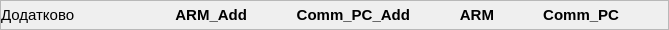
       <widget class="QFrame" name="bottomFrame">
        <property name="sizePolicy">
         <sizepolicy hsizetype="Preferred" vsizetype="Preferred">
          <horstretch>0</horstretch>
          <verstretch>0</verstretch>
         </sizepolicy>
        </property>
        <property name="minimumSize">
         <size>
          <width>0</width>
          <height>30</height>
         </size>
        </property>
        <property name="maximumSize">
         <size>
          <width>16777215</width>
          <height>30</height>
         </size>
        </property>
        <property name="frameShape">
         <enum>QFrame::StyledPanel</enum>
        </property>
        <property name="frameShadow">
         <enum>QFrame::Raised</enum>
        </property>
        <layout class="QHBoxLayout" name="horizontalLayout_3">
         <property name="spacing">
          <number>0</number>
         </property>
         <property name="leftMargin">
          <number>0</number>
         </property>
         <property name="topMargin">
          <number>0</number>
         </property>
         <property name="rightMargin">
          <number>0</number>
         </property>
         <property name="bottomMargin">
          <number>0</number>
         </property>
         <item>
          <widget class="QLabel" name="label_56">
           <property name="font">
            <font>
             <pointsize>11</pointsize>
             <italic>false</italic>
             <bold>false</bold>
            </font>
           </property>
           <property name="text">
            <string>Додатково</string>
           </property>
          </widget>
         </item>
         <item>
          <widget class="QFrame" name="horizontalFrame_3">
           <layout class="QHBoxLayout" name="horizontalLayout_20">
            <property name="spacing">
             <number>0</number>
            </property>
            <property name="leftMargin">
             <number>0</number>
            </property>
            <property name="topMargin">
             <number>0</number>
            </property>
            <property name="rightMargin">
             <number>0</number>
            </property>
            <property name="bottomMargin">
             <number>0</number>
            </property>
            <item>
             <spacer name="horizontalSpacer_19">
              <property name="orientation">
               <enum>Qt::Horizontal</enum>
              </property>
              <property name="sizeType">
               <enum>QSizePolicy::Expanding</enum>
              </property>
              <property name="sizeHint" stdset="0">
               <size>
                <width>100</width>
                <height>20</height>
               </size>
              </property>
             </spacer>
            </item>
            <item>
             <widget class="QLabel" name="label_71">
              <property name="font">
               <font>
                <pointsize>11</pointsize>
                <italic>false</italic>
                <bold>true</bold>
               </font>
              </property>
              <property name="text">
               <string>ARM_Add</string>
              </property>
              <property name="alignment">
               <set>Qt::AlignRight|Qt::AlignTrailing|Qt::AlignVCenter</set>
              </property>
             </widget>
            </item>
            <item>
             <spacer name="horizontalSpacer_44">
              <property name="orientation">
               <enum>Qt::Horizontal</enum>
              </property>
              <property name="sizeType">
               <enum>QSizePolicy::Fixed</enum>
              </property>
              <property name="sizeHint" stdset="0">
               <size>
                <width>20</width>
                <height>20</height>
               </size>
              </property>
             </spacer>
            </item>
            <item>
             <widget class="QLabel" name="labelConnectionAddARM">
              <property name="maximumSize">
               <size>
                <width>12</width>
                <height>12</height>
               </size>
              </property>
              <property name="font">
               <font>
                <pointsize>11</pointsize>
                <italic>false</italic>
                <bold>true</bold>
               </font>
              </property>
              <property name="text">
               <string/>
              </property>
              <property name="pixmap">
               <pixmap>:/images/yellow_dot.png</pixmap>
              </property>
              <property name="scaledContents">
               <bool>true</bool>
              </property>
              <property name="alignment">
               <set>Qt::AlignLeading|Qt::AlignLeft|Qt::AlignVCenter</set>
              </property>
             </widget>
            </item>
            <item>
             <spacer name="horizontalSpacer_45">
              <property name="orientation">
               <enum>Qt::Horizontal</enum>
              </property>
              <property name="sizeType">
               <enum>QSizePolicy::Fixed</enum>
              </property>
              <property name="sizeHint" stdset="0">
               <size>
                <width>20</width>
                <height>20</height>
               </size>
              </property>
             </spacer>
            </item>
            <item>
             <widget class="QLabel" name="label_73">
              <property name="sizePolicy">
               <sizepolicy hsizetype="Preferred" vsizetype="Preferred">
                <horstretch>0</horstretch>
                <verstretch>0</verstretch>
               </sizepolicy>
              </property>
              <property name="font">
               <font>
                <pointsize>11</pointsize>
                <italic>false</italic>
                <bold>true</bold>
               </font>
              </property>
              <property name="text">
               <string>Comm_PC_Add</string>
              </property>
              <property name="alignment">
               <set>Qt::AlignRight|Qt::AlignTrailing|Qt::AlignVCenter</set>
              </property>
             </widget>
            </item>
            <item>
             <spacer name="horizontalSpacer_46">
              <property name="orientation">
               <enum>Qt::Horizontal</enum>
              </property>
              <property name="sizeType">
               <enum>QSizePolicy::Fixed</enum>
              </property>
              <property name="sizeHint" stdset="0">
               <size>
                <width>20</width>
                <height>20</height>
               </size>
              </property>
             </spacer>
            </item>
            <item>
             <widget class="QLabel" name="labelConnectionAddPC">
              <property name="enabled">
               <bool>true</bool>
              </property>
              <property name="maximumSize">
               <size>
                <width>12</width>
                <height>12</height>
               </size>
              </property>
              <property name="font">
               <font>
                <pointsize>11</pointsize>
                <italic>false</italic>
                <bold>true</bold>
               </font>
              </property>
              <property name="text">
               <string/>
              </property>
              <property name="pixmap">
               <pixmap>:/images/yellow_dot.png</pixmap>
              </property>
              <property name="scaledContents">
               <bool>true</bool>
              </property>
              <property name="alignment">
               <set>Qt::AlignLeading|Qt::AlignLeft|Qt::AlignVCenter</set>
              </property>
             </widget>
            </item>
            <item>
             <spacer name="horizontalSpacer_47">
              <property name="orientation">
               <enum>Qt::Horizontal</enum>
              </property>
              <property name="sizeType">
               <enum>QSizePolicy::Fixed</enum>
              </property>
              <property name="sizeHint" stdset="0">
               <size>
                <width>20</width>
                <height>20</height>
               </size>
              </property>
             </spacer>
            </item>
           </layout>
          </widget>
         </item>
         <item>
          <widget class="QFrame" name="horizontalFrame_2">
           <layout class="QHBoxLayout" name="horizontalLayout_14">
            <property name="spacing">
             <number>0</number>
            </property>
            <property name="leftMargin">
             <number>0</number>
            </property>
            <property name="topMargin">
             <number>0</number>
            </property>
            <property name="rightMargin">
             <number>0</number>
            </property>
            <property name="bottomMargin">
             <number>0</number>
            </property>
            <item>
             <widget class="QLabel" name="label_38">
              <property name="font">
               <font>
                <pointsize>11</pointsize>
                <italic>false</italic>
                <bold>true</bold>
               </font>
              </property>
              <property name="text">
               <string>ARM</string>
              </property>
              <property name="alignment">
               <set>Qt::AlignRight|Qt::AlignTrailing|Qt::AlignVCenter</set>
              </property>
             </widget>
            </item>
            <item>
             <spacer name="horizontalSpacer_23">
              <property name="orientation">
               <enum>Qt::Horizontal</enum>
              </property>
              <property name="sizeType">
               <enum>QSizePolicy::Fixed</enum>
              </property>
              <property name="sizeHint" stdset="0">
               <size>
                <width>20</width>
                <height>20</height>
               </size>
              </property>
             </spacer>
            </item>
            <item>
             <widget class="QLabel" name="labelConnectionARM">
              <property name="maximumSize">
               <size>
                <width>12</width>
                <height>12</height>
               </size>
              </property>
              <property name="font">
               <font>
                <pointsize>11</pointsize>
                <italic>false</italic>
                <bold>true</bold>
               </font>
              </property>
              <property name="text">
               <string/>
              </property>
              <property name="pixmap">
               <pixmap>:/images/yellow_dot.png</pixmap>
              </property>
              <property name="scaledContents">
               <bool>true</bool>
              </property>
              <property name="alignment">
               <set>Qt::AlignLeading|Qt::AlignLeft|Qt::AlignVCenter</set>
              </property>
             </widget>
            </item>
            <item>
             <spacer name="horizontalSpacer_25">
              <property name="orientation">
               <enum>Qt::Horizontal</enum>
              </property>
              <property name="sizeType">
               <enum>QSizePolicy::Fixed</enum>
              </property>
              <property name="sizeHint" stdset="0">
               <size>
                <width>20</width>
                <height>20</height>
               </size>
              </property>
             </spacer>
            </item>
            <item>
             <widget class="QLabel" name="label_39">
              <property name="font">
               <font>
                <pointsize>11</pointsize>
                <italic>false</italic>
                <bold>true</bold>
               </font>
              </property>
              <property name="text">
               <string>Comm_PC</string>
              </property>
              <property name="alignment">
               <set>Qt::AlignRight|Qt::AlignTrailing|Qt::AlignVCenter</set>
              </property>
             </widget>
            </item>
            <item>
             <spacer name="horizontalSpacer_24">
              <property name="orientation">
               <enum>Qt::Horizontal</enum>
              </property>
              <property name="sizeType">
               <enum>QSizePolicy::Fixed</enum>
              </property>
              <property name="sizeHint" stdset="0">
               <size>
                <width>20</width>
                <height>20</height>
               </size>
              </property>
             </spacer>
            </item>
            <item>
             <widget class="QLabel" name="labelConnectionPC">
              <property name="enabled">
               <bool>true</bool>
              </property>
              <property name="maximumSize">
               <size>
                <width>12</width>
                <height>12</height>
               </size>
              </property>
              <property name="font">
               <font>
                <pointsize>11</pointsize>
                <italic>false</italic>
                <bold>true</bold>
               </font>
              </property>
              <property name="text">
               <string/>
              </property>
              <property name="pixmap">
               <pixmap>:/images/yellow_dot.png</pixmap>
              </property>
              <property name="scaledContents">
               <bool>true</bool>
              </property>
              <property name="alignment">
               <set>Qt::AlignLeading|Qt::AlignLeft|Qt::AlignVCenter</set>
              </property>
             </widget>
            </item>
            <item>
             <spacer name="horizontalSpacer_18">
              <property name="orientation">
               <enum>Qt::Horizontal</enum>
              </property>
              <property name="sizeType">
               <enum>QSizePolicy::Fixed</enum>
              </property>
              <property name="sizeHint" stdset="0">
               <size>
                <width>20</width>
                <height>20</height>
               </size>
              </property>
             </spacer>
            </item>
           </layout>
          </widget>
         </item>
        </layout>
       </widget>
